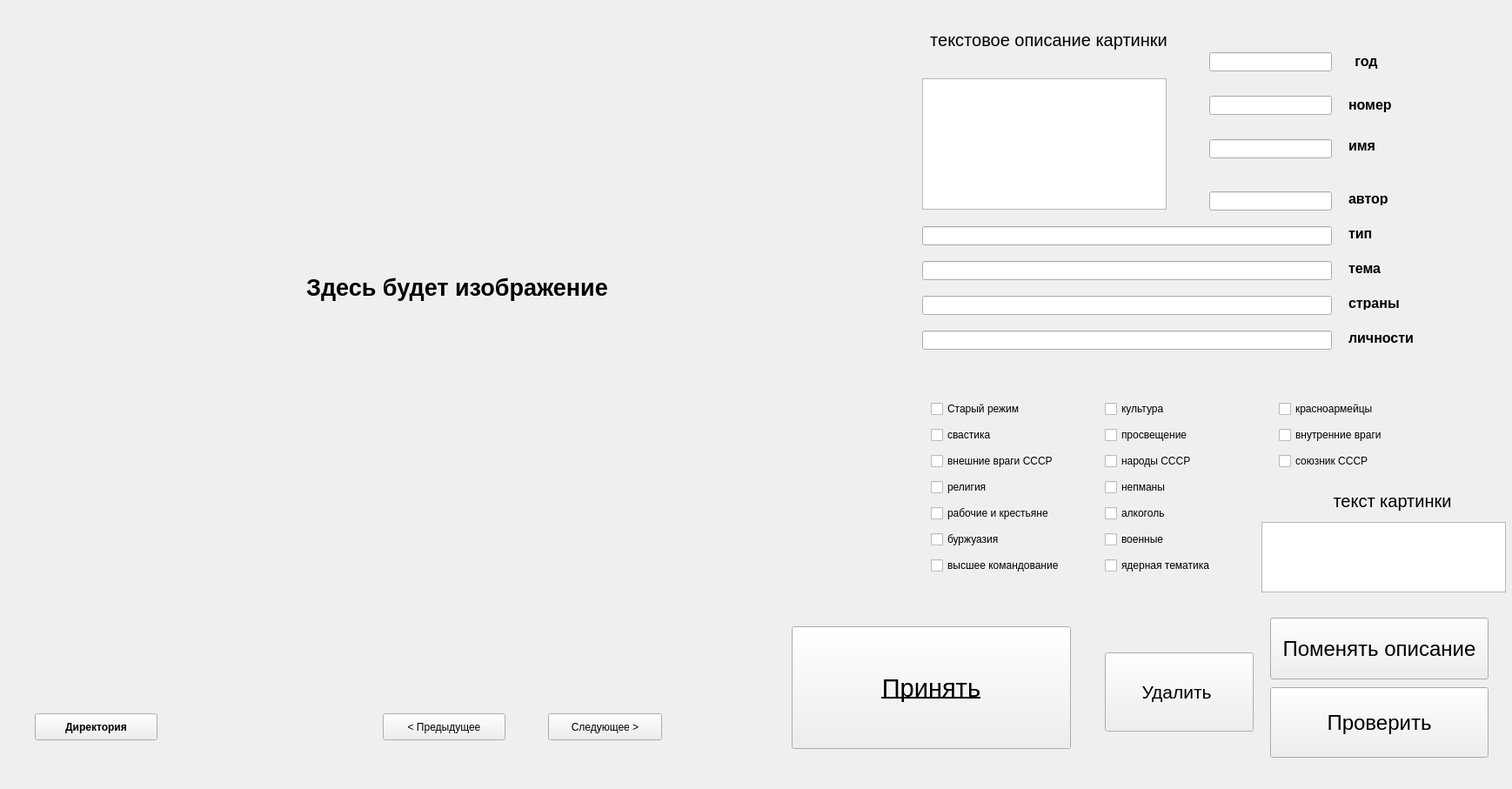
<?xml version="1.0" encoding="UTF-8"?>
<ui version="4.0">
 <class>MainWindow</class>
 <widget class="QMainWindow" name="MainWindow">
  <property name="geometry">
   <rect>
    <x>0</x>
    <y>0</y>
    <width>1738</width>
    <height>907</height>
   </rect>
  </property>
  <property name="cursor">
   <cursorShape>ArrowCursor</cursorShape>
  </property>
  <property name="focusPolicy">
   <enum>Qt::NoFocus</enum>
  </property>
  <property name="windowTitle">
   <string>CROCOSOFT</string>
  </property>
  <property name="windowIcon">
   <iconset>
    <normaloff>croco_icon.png</normaloff>croco_icon.png</iconset>
  </property>
  <widget class="QWidget" name="centralwidget">
   <widget class="QLineEdit" name="lineEdit_year">
    <property name="geometry">
     <rect>
      <x>1390</x>
      <y>60</y>
      <width>141</width>
      <height>22</height>
     </rect>
    </property>
   </widget>
   <widget class="QLineEdit" name="lineEdit_publication">
    <property name="geometry">
     <rect>
      <x>1390</x>
      <y>110</y>
      <width>141</width>
      <height>22</height>
     </rect>
    </property>
   </widget>
   <widget class="QLineEdit" name="lineEdit_id">
    <property name="geometry">
     <rect>
      <x>1390</x>
      <y>160</y>
      <width>141</width>
      <height>22</height>
     </rect>
    </property>
   </widget>
   <widget class="QLineEdit" name="lineEdit_personality">
    <property name="geometry">
     <rect>
      <x>1060</x>
      <y>380</y>
      <width>471</width>
      <height>22</height>
     </rect>
    </property>
   </widget>
   <widget class="QLineEdit" name="lineEdit_country">
    <property name="geometry">
     <rect>
      <x>1060</x>
      <y>340</y>
      <width>471</width>
      <height>22</height>
     </rect>
    </property>
   </widget>
   <widget class="QLineEdit" name="lineEdit_topic">
    <property name="geometry">
     <rect>
      <x>1060</x>
      <y>300</y>
      <width>471</width>
      <height>22</height>
     </rect>
    </property>
   </widget>
   <widget class="QLabel" name="label">
    <property name="geometry">
     <rect>
      <x>1540</x>
      <y>60</y>
      <width>61</width>
      <height>21</height>
     </rect>
    </property>
    <property name="font">
     <font>
      <pointsize>12</pointsize>
      <bold>true</bold>
     </font>
    </property>
    <property name="text">
     <string>год</string>
    </property>
    <property name="alignment">
     <set>Qt::AlignCenter</set>
    </property>
   </widget>
   <widget class="QLabel" name="label_2">
    <property name="geometry">
     <rect>
      <x>1550</x>
      <y>110</y>
      <width>111</width>
      <height>20</height>
     </rect>
    </property>
    <property name="font">
     <font>
      <pointsize>12</pointsize>
      <bold>true</bold>
     </font>
    </property>
    <property name="text">
     <string>номер</string>
    </property>
   </widget>
   <widget class="QLabel" name="label_3">
    <property name="geometry">
     <rect>
      <x>1550</x>
      <y>380</y>
      <width>101</width>
      <height>16</height>
     </rect>
    </property>
    <property name="font">
     <font>
      <pointsize>12</pointsize>
      <bold>true</bold>
     </font>
    </property>
    <property name="text">
     <string>личности</string>
    </property>
   </widget>
   <widget class="QLabel" name="label_4">
    <property name="geometry">
     <rect>
      <x>1550</x>
      <y>340</y>
      <width>71</width>
      <height>16</height>
     </rect>
    </property>
    <property name="font">
     <font>
      <pointsize>12</pointsize>
      <bold>true</bold>
     </font>
    </property>
    <property name="text">
     <string>страны</string>
    </property>
   </widget>
   <widget class="QLabel" name="label_5">
    <property name="geometry">
     <rect>
      <x>1550</x>
      <y>300</y>
      <width>61</width>
      <height>16</height>
     </rect>
    </property>
    <property name="font">
     <font>
      <pointsize>12</pointsize>
      <bold>true</bold>
     </font>
    </property>
    <property name="text">
     <string>тема</string>
    </property>
   </widget>
   <widget class="QLabel" name="label_6">
    <property name="geometry">
     <rect>
      <x>1550</x>
      <y>160</y>
      <width>57</width>
      <height>14</height>
     </rect>
    </property>
    <property name="font">
     <font>
      <pointsize>12</pointsize>
      <bold>true</bold>
     </font>
    </property>
    <property name="text">
     <string>имя</string>
    </property>
   </widget>
   <widget class="QLabel" name="label_7">
    <property name="geometry">
     <rect>
      <x>1550</x>
      <y>260</y>
      <width>101</width>
      <height>16</height>
     </rect>
    </property>
    <property name="font">
     <font>
      <pointsize>12</pointsize>
      <bold>true</bold>
     </font>
    </property>
    <property name="text">
     <string>тип</string>
    </property>
   </widget>
   <widget class="QLineEdit" name="lineEdit_type">
    <property name="geometry">
     <rect>
      <x>1060</x>
      <y>260</y>
      <width>471</width>
      <height>22</height>
     </rect>
    </property>
   </widget>
   <widget class="QCheckBox" name="checkBox_ancine_regime">
    <property name="geometry">
     <rect>
      <x>1070</x>
      <y>460</y>
      <width>131</width>
      <height>20</height>
     </rect>
    </property>
    <property name="text">
     <string>Старый режим</string>
    </property>
   </widget>
   <widget class="QCheckBox" name="checkBox_swastic">
    <property name="geometry">
     <rect>
      <x>1070</x>
      <y>490</y>
      <width>131</width>
      <height>20</height>
     </rect>
    </property>
    <property name="text">
     <string>свастика</string>
    </property>
   </widget>
   <widget class="QCheckBox" name="checkBox_religion">
    <property name="geometry">
     <rect>
      <x>1070</x>
      <y>550</y>
      <width>85</width>
      <height>20</height>
     </rect>
    </property>
    <property name="text">
     <string>религия</string>
    </property>
   </widget>
   <widget class="QCheckBox" name="checkBox_historical">
    <property name="geometry">
     <rect>
      <x>1070</x>
      <y>520</y>
      <width>181</width>
      <height>20</height>
     </rect>
    </property>
    <property name="text">
     <string>внешние враги СССР</string>
    </property>
   </widget>
   <widget class="QCheckBox" name="checkBox_workers_and_peseants">
    <property name="geometry">
     <rect>
      <x>1070</x>
      <y>580</y>
      <width>181</width>
      <height>20</height>
     </rect>
    </property>
    <property name="text">
     <string>рабочие и крестьяне</string>
    </property>
   </widget>
   <widget class="QLabel" name="image_dispayer">
    <property name="geometry">
     <rect>
      <x>10</x>
      <y>20</y>
      <width>1031</width>
      <height>621</height>
     </rect>
    </property>
    <property name="sizePolicy">
     <sizepolicy hsizetype="Expanding" vsizetype="Expanding">
      <horstretch>0</horstretch>
      <verstretch>0</verstretch>
     </sizepolicy>
    </property>
    <property name="font">
     <font>
      <pointsize>20</pointsize>
      <bold>true</bold>
     </font>
    </property>
    <property name="cursor">
     <cursorShape>CrossCursor</cursorShape>
    </property>
    <property name="text">
     <string>Здесь будет изображение</string>
    </property>
    <property name="alignment">
     <set>Qt::AlignCenter</set>
    </property>
   </widget>
   <widget class="QPushButton" name="button_browser">
    <property name="geometry">
     <rect>
      <x>40</x>
      <y>820</y>
      <width>141</width>
      <height>31</height>
     </rect>
    </property>
    <property name="palette">
     <palette>
      <active>
       <colorrole role="Button">
        <brush brushstyle="SolidPattern">
         <color alpha="255">
          <red>144</red>
          <green>239</green>
          <blue>20</blue>
         </color>
        </brush>
       </colorrole>
       <colorrole role="Highlight">
        <brush brushstyle="SolidPattern">
         <color alpha="255">
          <red>48</red>
          <green>140</green>
          <blue>198</blue>
         </color>
        </brush>
       </colorrole>
      </active>
      <inactive>
       <colorrole role="Button">
        <brush brushstyle="SolidPattern">
         <color alpha="255">
          <red>239</red>
          <green>239</green>
          <blue>239</blue>
         </color>
        </brush>
       </colorrole>
       <colorrole role="Highlight">
        <brush brushstyle="SolidPattern">
         <color alpha="255">
          <red>48</red>
          <green>140</green>
          <blue>198</blue>
         </color>
        </brush>
       </colorrole>
      </inactive>
      <disabled>
       <colorrole role="Button">
        <brush brushstyle="SolidPattern">
         <color alpha="255">
          <red>144</red>
          <green>239</green>
          <blue>20</blue>
         </color>
        </brush>
       </colorrole>
       <colorrole role="Highlight">
        <brush brushstyle="SolidPattern">
         <color alpha="255">
          <red>145</red>
          <green>145</green>
          <blue>145</blue>
         </color>
        </brush>
       </colorrole>
      </disabled>
     </palette>
    </property>
    <property name="font">
     <font>
      <italic>false</italic>
      <bold>true</bold>
     </font>
    </property>
    <property name="text">
     <string>Директория</string>
    </property>
   </widget>
   <widget class="QPushButton" name="button_previous">
    <property name="geometry">
     <rect>
      <x>440</x>
      <y>820</y>
      <width>141</width>
      <height>31</height>
     </rect>
    </property>
    <property name="text">
     <string>&lt; Предыдущее</string>
    </property>
   </widget>
   <widget class="QPushButton" name="button_next">
    <property name="geometry">
     <rect>
      <x>630</x>
      <y>820</y>
      <width>131</width>
      <height>31</height>
     </rect>
    </property>
    <property name="text">
     <string>Следующее &gt;</string>
    </property>
    <property name="shortcut">
     <string notr="true"/>
    </property>
   </widget>
   <widget class="QPushButton" name="confim_button">
    <property name="geometry">
     <rect>
      <x>910</x>
      <y>720</y>
      <width>321</width>
      <height>141</height>
     </rect>
    </property>
    <property name="font">
     <font>
      <pointsize>22</pointsize>
      <bold>false</bold>
      <underline>true</underline>
      <strikeout>false</strikeout>
     </font>
    </property>
    <property name="text">
     <string>Принять</string>
    </property>
   </widget>
   <widget class="QPushButton" name="button_check_described">
    <property name="geometry">
     <rect>
      <x>1460</x>
      <y>790</y>
      <width>251</width>
      <height>81</height>
     </rect>
    </property>
    <property name="font">
     <font>
      <pointsize>18</pointsize>
     </font>
    </property>
    <property name="text">
     <string>Проверить</string>
    </property>
   </widget>
   <widget class="QCheckBox" name="checkBox_bourgeois">
    <property name="geometry">
     <rect>
      <x>1070</x>
      <y>610</y>
      <width>151</width>
      <height>20</height>
     </rect>
    </property>
    <property name="text">
     <string>буржуазия</string>
    </property>
   </widget>
   <widget class="QCheckBox" name="checkBox_feminism">
    <property name="geometry">
     <rect>
      <x>1070</x>
      <y>640</y>
      <width>191</width>
      <height>20</height>
     </rect>
    </property>
    <property name="text">
     <string>высшее командование</string>
    </property>
   </widget>
   <widget class="QCheckBox" name="checkBox_culture">
    <property name="geometry">
     <rect>
      <x>1270</x>
      <y>460</y>
      <width>85</width>
      <height>20</height>
     </rect>
    </property>
    <property name="text">
     <string>культура</string>
    </property>
   </widget>
   <widget class="QCheckBox" name="checkBox_enlightment">
    <property name="geometry">
     <rect>
      <x>1270</x>
      <y>490</y>
      <width>141</width>
      <height>20</height>
     </rect>
    </property>
    <property name="text">
     <string>просвещение</string>
    </property>
   </widget>
   <widget class="QCheckBox" name="checkBox_minorities">
    <property name="geometry">
     <rect>
      <x>1270</x>
      <y>520</y>
      <width>141</width>
      <height>20</height>
     </rect>
    </property>
    <property name="text">
     <string>народы СССР</string>
    </property>
   </widget>
   <widget class="QCheckBox" name="checkBox_muslim">
    <property name="geometry">
     <rect>
      <x>1270</x>
      <y>550</y>
      <width>85</width>
      <height>20</height>
     </rect>
    </property>
    <property name="text">
     <string>непманы</string>
    </property>
   </widget>
   <widget class="QCheckBox" name="checkBox_pagan">
    <property name="geometry">
     <rect>
      <x>1270</x>
      <y>580</y>
      <width>91</width>
      <height>20</height>
     </rect>
    </property>
    <property name="text">
     <string>алкоголь</string>
    </property>
   </widget>
   <widget class="QCheckBox" name="checkBox_ancient">
    <property name="geometry">
     <rect>
      <x>1270</x>
      <y>610</y>
      <width>85</width>
      <height>20</height>
     </rect>
    </property>
    <property name="text">
     <string>военные</string>
    </property>
   </widget>
   <widget class="QCheckBox" name="checkBox_nuclear">
    <property name="geometry">
     <rect>
      <x>1270</x>
      <y>640</y>
      <width>161</width>
      <height>20</height>
     </rect>
    </property>
    <property name="text">
     <string>ядерная тематика</string>
    </property>
   </widget>
   <widget class="QCheckBox" name="checkBox_red_army">
    <property name="geometry">
     <rect>
      <x>1470</x>
      <y>460</y>
      <width>151</width>
      <height>20</height>
     </rect>
    </property>
    <property name="text">
     <string>красноармейцы</string>
    </property>
   </widget>
   <widget class="QCheckBox" name="checkBox_inner_enemy">
    <property name="geometry">
     <rect>
      <x>1470</x>
      <y>490</y>
      <width>161</width>
      <height>20</height>
     </rect>
    </property>
    <property name="text">
     <string>внутренние враги</string>
    </property>
   </widget>
   <widget class="QCheckBox" name="checkBox_soviets_ally">
    <property name="geometry">
     <rect>
      <x>1470</x>
      <y>520</y>
      <width>151</width>
      <height>20</height>
     </rect>
    </property>
    <property name="text">
     <string>союзник СССР</string>
    </property>
   </widget>
   <widget class="QPushButton" name="pushButton_delete_image">
    <property name="geometry">
     <rect>
      <x>1270</x>
      <y>750</y>
      <width>171</width>
      <height>91</height>
     </rect>
    </property>
    <property name="palette">
     <palette>
      <active>
       <colorrole role="WindowText">
        <brush brushstyle="SolidPattern">
         <color alpha="255">
          <red>0</red>
          <green>0</green>
          <blue>0</blue>
         </color>
        </brush>
       </colorrole>
       <colorrole role="Button">
        <brush brushstyle="SolidPattern">
         <color alpha="255">
          <red>255</red>
          <green>0</green>
          <blue>0</blue>
         </color>
        </brush>
       </colorrole>
       <colorrole role="Light">
        <brush brushstyle="SolidPattern">
         <color alpha="255">
          <red>255</red>
          <green>255</green>
          <blue>255</blue>
         </color>
        </brush>
       </colorrole>
       <colorrole role="Midlight">
        <brush brushstyle="SolidPattern">
         <color alpha="255">
          <red>202</red>
          <green>202</green>
          <blue>202</blue>
         </color>
        </brush>
       </colorrole>
       <colorrole role="Dark">
        <brush brushstyle="SolidPattern">
         <color alpha="255">
          <red>159</red>
          <green>159</green>
          <blue>159</blue>
         </color>
        </brush>
       </colorrole>
       <colorrole role="Mid">
        <brush brushstyle="SolidPattern">
         <color alpha="255">
          <red>184</red>
          <green>184</green>
          <blue>184</blue>
         </color>
        </brush>
       </colorrole>
       <colorrole role="Text">
        <brush brushstyle="SolidPattern">
         <color alpha="255">
          <red>0</red>
          <green>0</green>
          <blue>0</blue>
         </color>
        </brush>
       </colorrole>
       <colorrole role="BrightText">
        <brush brushstyle="SolidPattern">
         <color alpha="255">
          <red>255</red>
          <green>255</green>
          <blue>255</blue>
         </color>
        </brush>
       </colorrole>
       <colorrole role="ButtonText">
        <brush brushstyle="SolidPattern">
         <color alpha="255">
          <red>0</red>
          <green>0</green>
          <blue>0</blue>
         </color>
        </brush>
       </colorrole>
       <colorrole role="Base">
        <brush brushstyle="SolidPattern">
         <color alpha="255">
          <red>255</red>
          <green>255</green>
          <blue>255</blue>
         </color>
        </brush>
       </colorrole>
       <colorrole role="Window">
        <brush brushstyle="SolidPattern">
         <color alpha="255">
          <red>239</red>
          <green>239</green>
          <blue>239</blue>
         </color>
        </brush>
       </colorrole>
       <colorrole role="Shadow">
        <brush brushstyle="SolidPattern">
         <color alpha="255">
          <red>118</red>
          <green>118</green>
          <blue>118</blue>
         </color>
        </brush>
       </colorrole>
       <colorrole role="Highlight">
        <brush brushstyle="SolidPattern">
         <color alpha="255">
          <red>48</red>
          <green>140</green>
          <blue>198</blue>
         </color>
        </brush>
       </colorrole>
       <colorrole role="HighlightedText">
        <brush brushstyle="SolidPattern">
         <color alpha="255">
          <red>255</red>
          <green>255</green>
          <blue>255</blue>
         </color>
        </brush>
       </colorrole>
       <colorrole role="Link">
        <brush brushstyle="SolidPattern">
         <color alpha="255">
          <red>0</red>
          <green>0</green>
          <blue>255</blue>
         </color>
        </brush>
       </colorrole>
       <colorrole role="LinkVisited">
        <brush brushstyle="SolidPattern">
         <color alpha="255">
          <red>255</red>
          <green>0</green>
          <blue>255</blue>
         </color>
        </brush>
       </colorrole>
       <colorrole role="AlternateBase">
        <brush brushstyle="SolidPattern">
         <color alpha="255">
          <red>247</red>
          <green>247</green>
          <blue>247</blue>
         </color>
        </brush>
       </colorrole>
       <colorrole role="NoRole">
        <brush brushstyle="SolidPattern">
         <color alpha="255">
          <red>0</red>
          <green>0</green>
          <blue>0</blue>
         </color>
        </brush>
       </colorrole>
       <colorrole role="ToolTipBase">
        <brush brushstyle="SolidPattern">
         <color alpha="255">
          <red>255</red>
          <green>255</green>
          <blue>220</blue>
         </color>
        </brush>
       </colorrole>
       <colorrole role="ToolTipText">
        <brush brushstyle="SolidPattern">
         <color alpha="255">
          <red>0</red>
          <green>0</green>
          <blue>0</blue>
         </color>
        </brush>
       </colorrole>
       <colorrole role="PlaceholderText">
        <brush brushstyle="SolidPattern">
         <color alpha="128">
          <red>0</red>
          <green>0</green>
          <blue>0</blue>
         </color>
        </brush>
       </colorrole>
      </active>
      <inactive>
       <colorrole role="WindowText">
        <brush brushstyle="SolidPattern">
         <color alpha="255">
          <red>0</red>
          <green>0</green>
          <blue>0</blue>
         </color>
        </brush>
       </colorrole>
       <colorrole role="Button">
        <brush brushstyle="SolidPattern">
         <color alpha="255">
          <red>239</red>
          <green>239</green>
          <blue>239</blue>
         </color>
        </brush>
       </colorrole>
       <colorrole role="Light">
        <brush brushstyle="SolidPattern">
         <color alpha="255">
          <red>255</red>
          <green>255</green>
          <blue>255</blue>
         </color>
        </brush>
       </colorrole>
       <colorrole role="Midlight">
        <brush brushstyle="SolidPattern">
         <color alpha="255">
          <red>202</red>
          <green>202</green>
          <blue>202</blue>
         </color>
        </brush>
       </colorrole>
       <colorrole role="Dark">
        <brush brushstyle="SolidPattern">
         <color alpha="255">
          <red>159</red>
          <green>159</green>
          <blue>159</blue>
         </color>
        </brush>
       </colorrole>
       <colorrole role="Mid">
        <brush brushstyle="SolidPattern">
         <color alpha="255">
          <red>184</red>
          <green>184</green>
          <blue>184</blue>
         </color>
        </brush>
       </colorrole>
       <colorrole role="Text">
        <brush brushstyle="SolidPattern">
         <color alpha="255">
          <red>0</red>
          <green>0</green>
          <blue>0</blue>
         </color>
        </brush>
       </colorrole>
       <colorrole role="BrightText">
        <brush brushstyle="SolidPattern">
         <color alpha="255">
          <red>255</red>
          <green>255</green>
          <blue>255</blue>
         </color>
        </brush>
       </colorrole>
       <colorrole role="ButtonText">
        <brush brushstyle="SolidPattern">
         <color alpha="255">
          <red>0</red>
          <green>0</green>
          <blue>0</blue>
         </color>
        </brush>
       </colorrole>
       <colorrole role="Base">
        <brush brushstyle="SolidPattern">
         <color alpha="255">
          <red>255</red>
          <green>255</green>
          <blue>255</blue>
         </color>
        </brush>
       </colorrole>
       <colorrole role="Window">
        <brush brushstyle="SolidPattern">
         <color alpha="255">
          <red>239</red>
          <green>239</green>
          <blue>239</blue>
         </color>
        </brush>
       </colorrole>
       <colorrole role="Shadow">
        <brush brushstyle="SolidPattern">
         <color alpha="255">
          <red>118</red>
          <green>118</green>
          <blue>118</blue>
         </color>
        </brush>
       </colorrole>
       <colorrole role="Highlight">
        <brush brushstyle="SolidPattern">
         <color alpha="255">
          <red>48</red>
          <green>140</green>
          <blue>198</blue>
         </color>
        </brush>
       </colorrole>
       <colorrole role="HighlightedText">
        <brush brushstyle="SolidPattern">
         <color alpha="255">
          <red>255</red>
          <green>255</green>
          <blue>255</blue>
         </color>
        </brush>
       </colorrole>
       <colorrole role="Link">
        <brush brushstyle="SolidPattern">
         <color alpha="255">
          <red>0</red>
          <green>0</green>
          <blue>255</blue>
         </color>
        </brush>
       </colorrole>
       <colorrole role="LinkVisited">
        <brush brushstyle="SolidPattern">
         <color alpha="255">
          <red>255</red>
          <green>0</green>
          <blue>255</blue>
         </color>
        </brush>
       </colorrole>
       <colorrole role="AlternateBase">
        <brush brushstyle="SolidPattern">
         <color alpha="255">
          <red>247</red>
          <green>247</green>
          <blue>247</blue>
         </color>
        </brush>
       </colorrole>
       <colorrole role="NoRole">
        <brush brushstyle="NoBrush">
         <color alpha="255">
          <red>0</red>
          <green>0</green>
          <blue>0</blue>
         </color>
        </brush>
       </colorrole>
       <colorrole role="ToolTipBase">
        <brush brushstyle="SolidPattern">
         <color alpha="255">
          <red>255</red>
          <green>255</green>
          <blue>220</blue>
         </color>
        </brush>
       </colorrole>
       <colorrole role="ToolTipText">
        <brush brushstyle="SolidPattern">
         <color alpha="255">
          <red>0</red>
          <green>0</green>
          <blue>0</blue>
         </color>
        </brush>
       </colorrole>
       <colorrole role="PlaceholderText">
        <brush brushstyle="SolidPattern">
         <color alpha="128">
          <red>0</red>
          <green>0</green>
          <blue>0</blue>
         </color>
        </brush>
       </colorrole>
      </inactive>
      <disabled>
       <colorrole role="WindowText">
        <brush brushstyle="SolidPattern">
         <color alpha="255">
          <red>190</red>
          <green>190</green>
          <blue>190</blue>
         </color>
        </brush>
       </colorrole>
       <colorrole role="Button">
        <brush brushstyle="SolidPattern">
         <color alpha="255">
          <red>255</red>
          <green>0</green>
          <blue>0</blue>
         </color>
        </brush>
       </colorrole>
       <colorrole role="Light">
        <brush brushstyle="SolidPattern">
         <color alpha="255">
          <red>255</red>
          <green>255</green>
          <blue>255</blue>
         </color>
        </brush>
       </colorrole>
       <colorrole role="Midlight">
        <brush brushstyle="SolidPattern">
         <color alpha="255">
          <red>202</red>
          <green>202</green>
          <blue>202</blue>
         </color>
        </brush>
       </colorrole>
       <colorrole role="Dark">
        <brush brushstyle="SolidPattern">
         <color alpha="255">
          <red>190</red>
          <green>190</green>
          <blue>190</blue>
         </color>
        </brush>
       </colorrole>
       <colorrole role="Mid">
        <brush brushstyle="SolidPattern">
         <color alpha="255">
          <red>184</red>
          <green>184</green>
          <blue>184</blue>
         </color>
        </brush>
       </colorrole>
       <colorrole role="Text">
        <brush brushstyle="SolidPattern">
         <color alpha="255">
          <red>190</red>
          <green>190</green>
          <blue>190</blue>
         </color>
        </brush>
       </colorrole>
       <colorrole role="BrightText">
        <brush brushstyle="SolidPattern">
         <color alpha="255">
          <red>255</red>
          <green>255</green>
          <blue>255</blue>
         </color>
        </brush>
       </colorrole>
       <colorrole role="ButtonText">
        <brush brushstyle="SolidPattern">
         <color alpha="255">
          <red>190</red>
          <green>190</green>
          <blue>190</blue>
         </color>
        </brush>
       </colorrole>
       <colorrole role="Base">
        <brush brushstyle="SolidPattern">
         <color alpha="255">
          <red>239</red>
          <green>239</green>
          <blue>239</blue>
         </color>
        </brush>
       </colorrole>
       <colorrole role="Window">
        <brush brushstyle="SolidPattern">
         <color alpha="255">
          <red>239</red>
          <green>239</green>
          <blue>239</blue>
         </color>
        </brush>
       </colorrole>
       <colorrole role="Shadow">
        <brush brushstyle="SolidPattern">
         <color alpha="255">
          <red>177</red>
          <green>177</green>
          <blue>177</blue>
         </color>
        </brush>
       </colorrole>
       <colorrole role="Highlight">
        <brush brushstyle="SolidPattern">
         <color alpha="255">
          <red>145</red>
          <green>145</green>
          <blue>145</blue>
         </color>
        </brush>
       </colorrole>
       <colorrole role="HighlightedText">
        <brush brushstyle="SolidPattern">
         <color alpha="255">
          <red>255</red>
          <green>255</green>
          <blue>255</blue>
         </color>
        </brush>
       </colorrole>
       <colorrole role="Link">
        <brush brushstyle="SolidPattern">
         <color alpha="255">
          <red>0</red>
          <green>0</green>
          <blue>255</blue>
         </color>
        </brush>
       </colorrole>
       <colorrole role="LinkVisited">
        <brush brushstyle="SolidPattern">
         <color alpha="255">
          <red>255</red>
          <green>0</green>
          <blue>255</blue>
         </color>
        </brush>
       </colorrole>
       <colorrole role="AlternateBase">
        <brush brushstyle="SolidPattern">
         <color alpha="255">
          <red>247</red>
          <green>247</green>
          <blue>247</blue>
         </color>
        </brush>
       </colorrole>
       <colorrole role="NoRole">
        <brush brushstyle="NoBrush">
         <color alpha="255">
          <red>0</red>
          <green>0</green>
          <blue>0</blue>
         </color>
        </brush>
       </colorrole>
       <colorrole role="ToolTipBase">
        <brush brushstyle="SolidPattern">
         <color alpha="255">
          <red>255</red>
          <green>255</green>
          <blue>220</blue>
         </color>
        </brush>
       </colorrole>
       <colorrole role="ToolTipText">
        <brush brushstyle="SolidPattern">
         <color alpha="255">
          <red>0</red>
          <green>0</green>
          <blue>0</blue>
         </color>
        </brush>
       </colorrole>
       <colorrole role="PlaceholderText">
        <brush brushstyle="SolidPattern">
         <color alpha="128">
          <red>0</red>
          <green>0</green>
          <blue>0</blue>
         </color>
        </brush>
       </colorrole>
      </disabled>
     </palette>
    </property>
    <property name="font">
     <font>
      <pointsize>16</pointsize>
     </font>
    </property>
    <property name="text">
     <string>Удалить </string>
    </property>
   </widget>
   <widget class="QLabel" name="label_8">
    <property name="geometry">
     <rect>
      <x>1550</x>
      <y>220</y>
      <width>101</width>
      <height>16</height>
     </rect>
    </property>
    <property name="font">
     <font>
      <pointsize>12</pointsize>
      <bold>true</bold>
     </font>
    </property>
    <property name="text">
     <string>автор</string>
    </property>
   </widget>
   <widget class="QLineEdit" name="lineEdit_author">
    <property name="geometry">
     <rect>
      <x>1390</x>
      <y>220</y>
      <width>141</width>
      <height>22</height>
     </rect>
    </property>
   </widget>
   <widget class="QTextEdit" name="textEdit_text_from_picture">
    <property name="geometry">
     <rect>
      <x>1450</x>
      <y>600</y>
      <width>281</width>
      <height>81</height>
     </rect>
    </property>
   </widget>
   <widget class="QLabel" name="label_9">
    <property name="geometry">
     <rect>
      <x>1500</x>
      <y>560</y>
      <width>201</width>
      <height>31</height>
     </rect>
    </property>
    <property name="font">
     <font>
      <pointsize>15</pointsize>
     </font>
    </property>
    <property name="text">
     <string>текст картинки</string>
    </property>
    <property name="alignment">
     <set>Qt::AlignCenter</set>
    </property>
   </widget>
   <widget class="QPushButton" name="button_change_description">
    <property name="geometry">
     <rect>
      <x>1460</x>
      <y>710</y>
      <width>251</width>
      <height>71</height>
     </rect>
    </property>
    <property name="font">
     <font>
      <pointsize>18</pointsize>
     </font>
    </property>
    <property name="text">
     <string>Поменять описание</string>
    </property>
   </widget>
   <widget class="QTextEdit" name="textEdit_text_from_picture_2">
    <property name="geometry">
     <rect>
      <x>1060</x>
      <y>90</y>
      <width>281</width>
      <height>151</height>
     </rect>
    </property>
   </widget>
   <widget class="QLabel" name="label_10">
    <property name="geometry">
     <rect>
      <x>1040</x>
      <y>20</y>
      <width>331</width>
      <height>51</height>
     </rect>
    </property>
    <property name="font">
     <font>
      <pointsize>15</pointsize>
     </font>
    </property>
    <property name="text">
     <string>текстовое описание картинки</string>
    </property>
    <property name="alignment">
     <set>Qt::AlignCenter</set>
    </property>
   </widget>
  </widget>
 </widget>
 <resources/>
 <connections/>
</ui>
